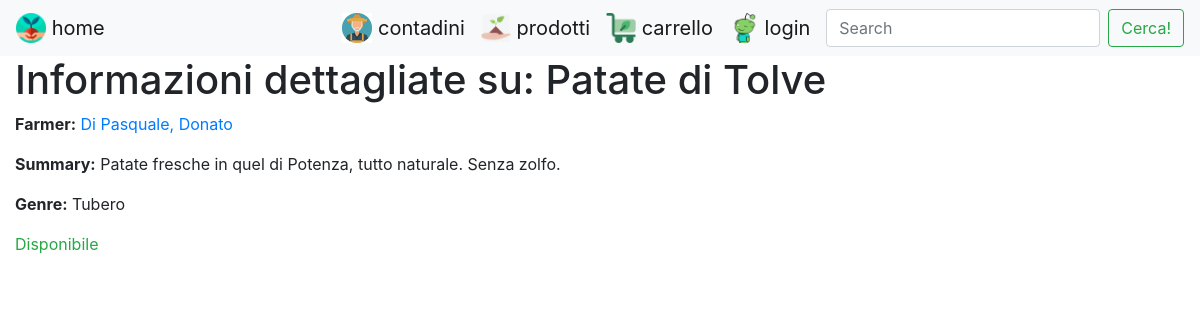
The page /piantala/product/1 on the database its author committed.
### piantala/models.py (models this page shows, shortened)
class Product(models.Model):
    name = models.CharField(max_length=50)
    farmer = models.ForeignKey('Farmer', on_delete=models.SET_NULL, null=True)
    summary = models.TextField(max_length=1000, help_text='Enter a brief description of the product')
    genre = models.ManyToManyField(Genre, help_text='Select a genre for this product')
    def display_genre(self):
        return ', '.join(genre.name for genre in self.genre.all()[:3])
    display_genre.short_description = 'Genre'

class Farmer(models.Model):
    first_name = models.CharField(max_length=100)
    last_name = models.CharField(max_length=100)
    date_of_birth = models.DateField(null=True, blank=True)
    farm_loc = models.CharField(max_length=100)
    phone = models.CharField(max_length=15)
    class Meta:
        ordering = ['last_name', 'first_name']
    def __str__(self):
        return f'{self.last_name}, {self.first_name}'

class Genre(models.Model):
    name = models.CharField(max_length=25, help_text='Insert genre!')
    def __str__(self):
        return self.name

class ProductInstance(models.Model):
    id = models.UUIDField(primary_key=True, default=uuid.uuid4, help_text='Unique ID for this particular product across istances')
    product = models.ForeignKey('Product', on_delete=models.SET_NULL, null=True)
    LOAN_STATUS = (
        ('d', 'Disponibile'),
        ('p', 'Prenotabile'),
        ('r', 'Riservato'),
        ('e', 'Esaurito'),
    )
    status = models.CharField(
        max_length=1,
        choices=LOAN_STATUS,
        blank=True,
        default='d',
        help_text='Product availability',
    )

### piantala/views.py (the view)
# urls.py: path('product/<int:pk>', views.ProductDetailView.as_view(), name='product-detail'),
class ProductDetailView(generic.DetailView):
    model = Product

### piantala/templates/piantala/product_detail.html
{% extends "navbar.html" %}
{% block content %}
  <h1>Informazioni dettagliate su: {{ product.name }}</h1>
  <p><strong>Farmer:</strong> <a href="">{{ product.farmer }}</a></p>
  <p><strong>Summary:</strong> {{ product.summary }}</p>
  <p><strong>Genre:</strong> {% for genre in product.genre.all %} {{ genre }}{% if not forloop.last %}, {% endif %}{% endfor %}</p>
  {% for product in product.productinstance_set.all %}
  <p class="{% if product.status == 'd' %}text-success{% elif product.status == 'e' %}text-danger{% elif product.status == 'p' %}text-info{% else %}text-warning{% endif %}">{{ product.get_status_display }}</p>
  {% endfor %}
{% endblock %}

### rows shown on the page
Product: name "Patate di Tolve", farmer "Di Pasquale, Donato", summary "Patate fresche in quel di Potenza, tutto naturale. Senza zolfo."
Genre: name "Tubero"
ProductInstance: status "Disponibile"
